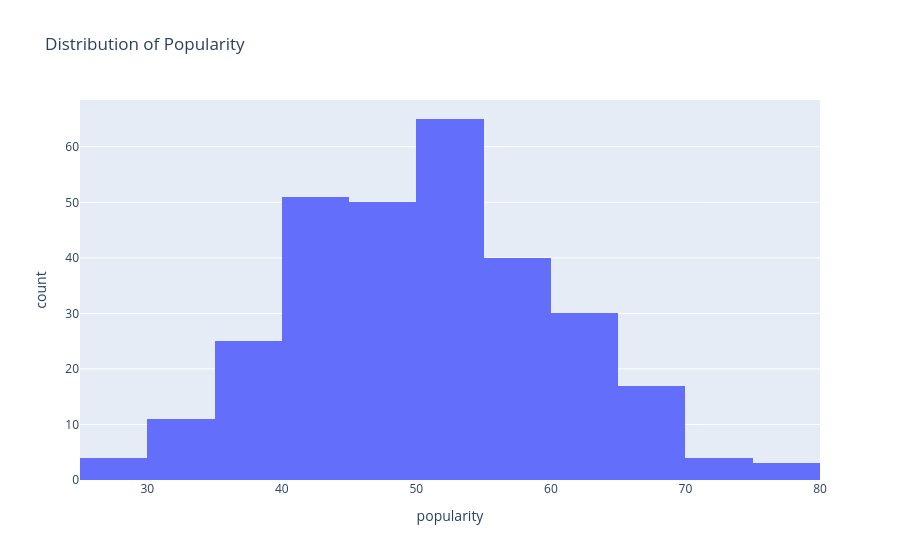
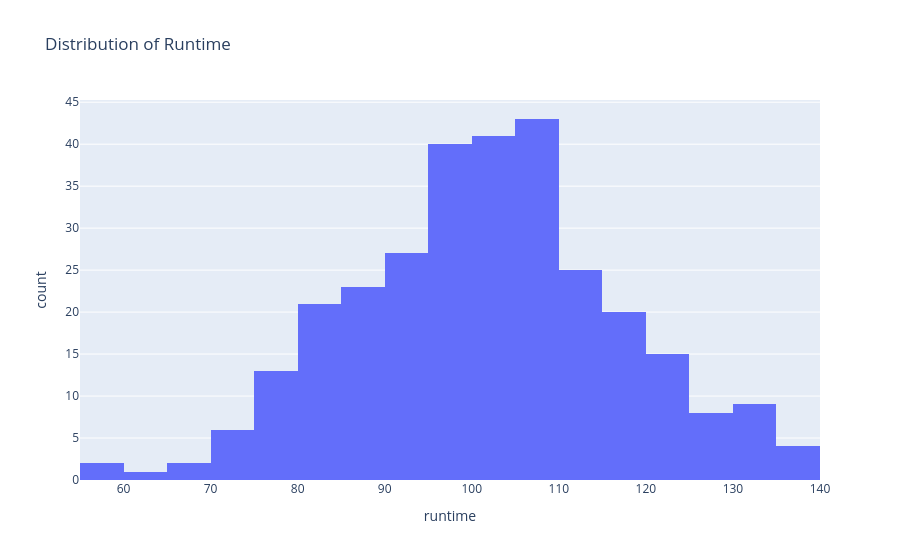
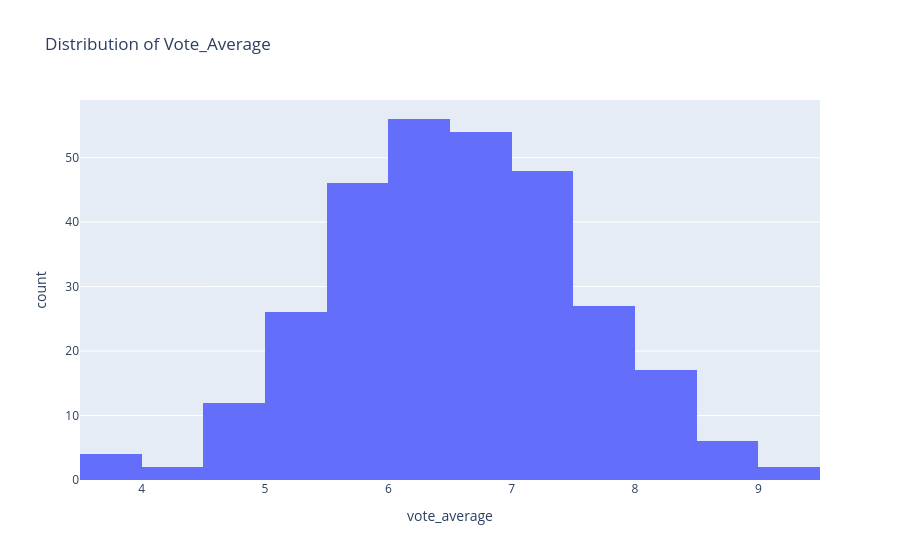
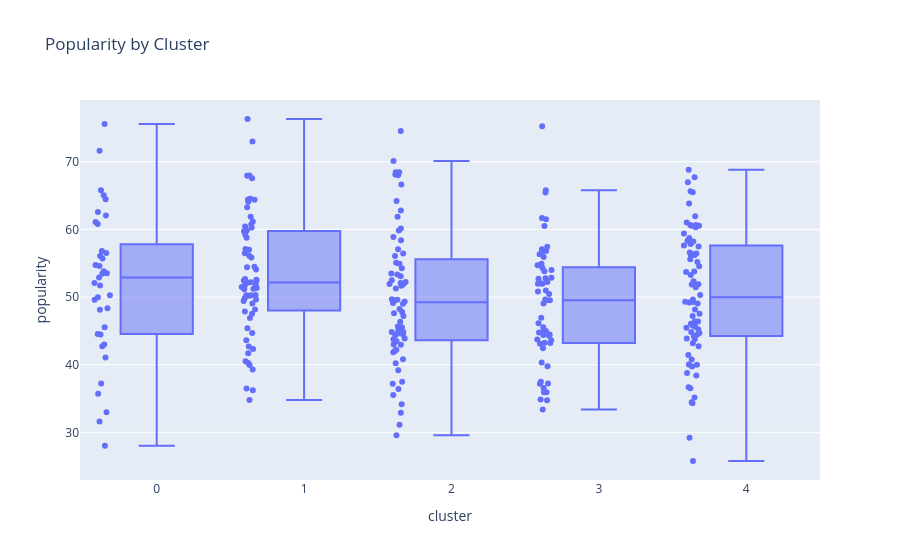

Notebook code cell kept with these figures, in order:
### Markdown cell above
## 1. 📊 Single-Variable Analysis

### Code cell
import plotly.express as px

# Histograms
for col in ["popularity", "runtime", "vote_average"]:
    fig = px.histogram(df, x=col, nbins=20, title=f"Distribution of {col.title()}")
    fig.show()

# Boxplots by cluster
for col in ["popularity", "runtime", "vote_average"]:
    fig = px.box(df, x="cluster", y=col, points="all", title=f"{col.title()} by Cluster")
    fig.show()

# Genre proportions
genre_cols = [col for col in df.columns if col.startswith("is_")]
genre_mean = df[genre_cols].mean().sort_values()
fig = px.bar(x=genre_mean.index, y=genre_mean.values, title="Overall Genre Distribution")
fig.update_layout(xaxis_title="Genre", yaxis_title="Proportion")
fig.show()

### Figure 1 — Plotly figure (JSON) as saved in the notebook; plotly's stock layout.template omitted (floating-point values rounded to 4 significant figures; data arrays with more than 128 entries replaced by an {"elided": "..."} marker saying what was removed)
{"data": [{"alignmentgroup": "True", "bingroup": "x", "hovertemplate": "popularity=%{x}<br>count=%{y}<extra></extra>", "legendgroup": "", "marker": {"color": "#636efa", "pattern": {"shape": ""}}, "name": "", "nbinsx": 20, "offsetgroup": "", "orientation": "v", "showlegend": false, "type": "histogram", "x": {"elided": "300 float values"}, "xaxis": "x", "yaxis": "y"}], "layout": {"barmode": "relative", "legend": {"tracegroupgap": 0}, "title": {"text": "Distribution of Popularity"}, "xaxis": {"anchor": "y", "domain": [0, 1], "title": {"text": "popularity"}}, "yaxis": {"anchor": "x", "domain": [0, 1], "title": {"text": "count"}}}}

### Figure 2 — Plotly figure (JSON) as saved in the notebook; plotly's stock layout.template omitted (floating-point values rounded to 4 significant figures; data arrays with more than 128 entries replaced by an {"elided": "..."} marker saying what was removed)
{"data": [{"alignmentgroup": "True", "bingroup": "x", "hovertemplate": "runtime=%{x}<br>count=%{y}<extra></extra>", "legendgroup": "", "marker": {"color": "#636efa", "pattern": {"shape": ""}}, "name": "", "nbinsx": 20, "offsetgroup": "", "orientation": "v", "showlegend": false, "type": "histogram", "x": {"elided": "300 float values"}, "xaxis": "x", "yaxis": "y"}], "layout": {"barmode": "relative", "legend": {"tracegroupgap": 0}, "title": {"text": "Distribution of Runtime"}, "xaxis": {"anchor": "y", "domain": [0, 1], "title": {"text": "runtime"}}, "yaxis": {"anchor": "x", "domain": [0, 1], "title": {"text": "count"}}}}

### Figure 3 — Plotly figure (JSON) as saved in the notebook; plotly's stock layout.template omitted (floating-point values rounded to 4 significant figures; data arrays with more than 128 entries replaced by an {"elided": "..."} marker saying what was removed)
{"data": [{"alignmentgroup": "True", "bingroup": "x", "hovertemplate": "vote_average=%{x}<br>count=%{y}<extra></extra>", "legendgroup": "", "marker": {"color": "#636efa", "pattern": {"shape": ""}}, "name": "", "nbinsx": 20, "offsetgroup": "", "orientation": "v", "showlegend": false, "type": "histogram", "x": {"elided": "300 float values"}, "xaxis": "x", "yaxis": "y"}], "layout": {"barmode": "relative", "legend": {"tracegroupgap": 0}, "title": {"text": "Distribution of Vote_Average"}, "xaxis": {"anchor": "y", "domain": [0, 1], "title": {"text": "vote_average"}}, "yaxis": {"anchor": "x", "domain": [0, 1], "title": {"text": "count"}}}}

### Figure 4 — Plotly figure (JSON) as saved in the notebook; plotly's stock layout.template omitted (floating-point values rounded to 4 significant figures; data arrays with more than 128 entries replaced by an {"elided": "..."} marker saying what was removed)
{"data": [{"alignmentgroup": "True", "boxpoints": "all", "hovertemplate": "cluster=%{x}<br>popularity=%{y}<extra></extra>", "legendgroup": "", "marker": {"color": "#636efa"}, "name": "", "notched": false, "offsetgroup": "", "orientation": "v", "showlegend": false, "type": "box", "x": {"elided": "300 int values"}, "x0": " ", "xaxis": "x", "y": {"elided": "300 float values"}, "y0": " ", "yaxis": "y"}], "layout": {"boxmode": "group", "legend": {"tracegroupgap": 0}, "title": {"text": "Popularity by Cluster"}, "xaxis": {"anchor": "y", "domain": [0, 1], "title": {"text": "cluster"}}, "yaxis": {"anchor": "x", "domain": [0, 1], "title": {"text": "popularity"}}}}
